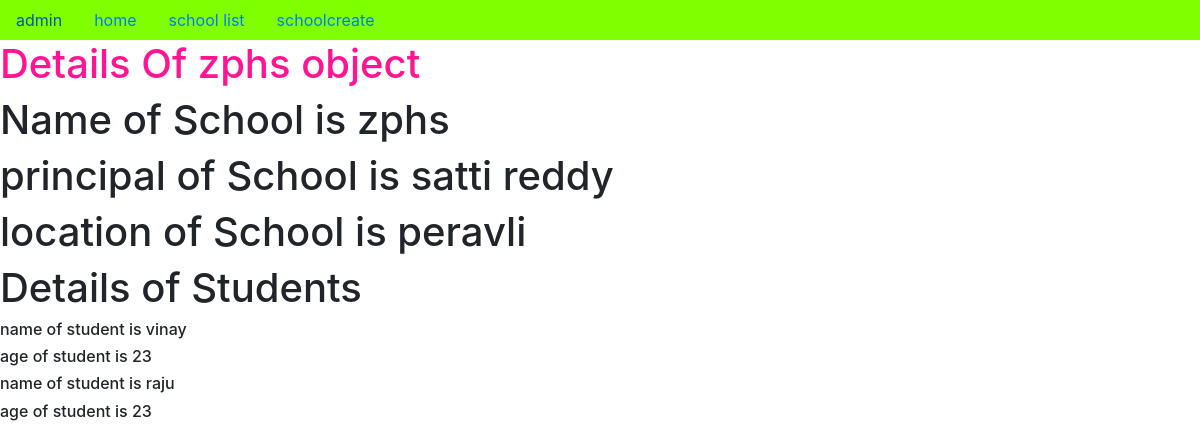
/1/, run on the app's committed database.
### app/models.py (models this page shows, shortened)
class School(models.Model):
    name=models.CharField(max_length=100)
    principal=models.CharField(max_length=100)
    location=models.CharField(max_length=100)

class Student(models.Model):
    school=models.ForeignKey(School,on_delete=models.CASCADE,related_name='students')
    sname=models.CharField(max_length=100)
    sage=models.IntegerField()

### app/views.py (the view)
# urls.py: re_path('(?P<pk>\d+)/',school_detail.as_view(),name='detail'),
class school_detail(DetailView):
    model=School
    context_object_name='sclobj'

### templates/app/school_detail.html (shortened to what this page needs)
{% extends 'app/dummy.html' %}
{% block body_block  %}
<h1 style="color: deeppink;">Details Of {{sclobj.name}} object</h1>
<h1>Name of School is {{sclobj.name}}</h1>
<h1>principal of School is {{sclobj.principal}}</h1>
<h1>location of School is {{sclobj.location}}</h1>
<h1>Details of Students </h1>
{% for i in sclobj.students.all %}
    <h6>name of student is {{i.sname}}</h6>
    <h6>age of student is {{i.sage}}</h6>
{% endfor %}
{% endblock %}

### data on the page
School: name "zphs", principal "satti reddy", location "peravli"
Student: sname "vinay", sage "23"
Student: sname "raju", sage "23"
